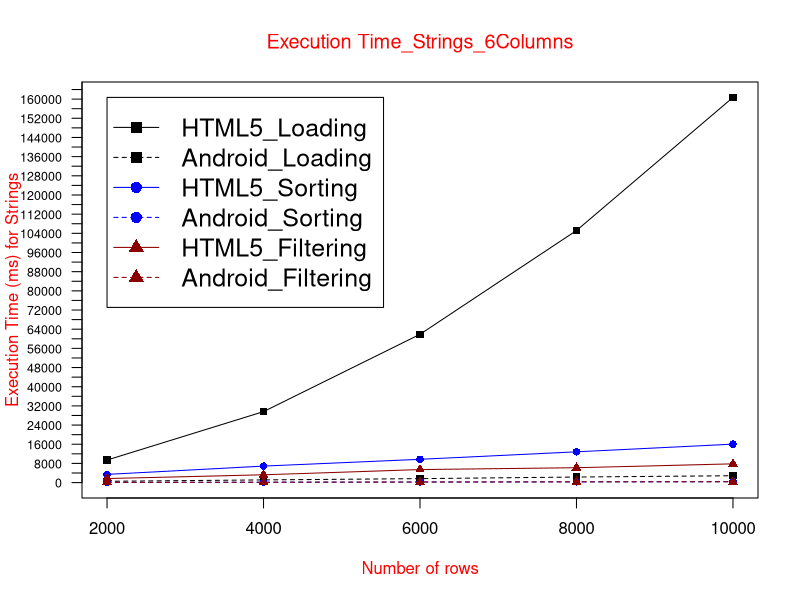

This chart was generated by the following R code:
data <- read.table("ETstr6col.txt", header = TRUE)

max_y <- max(data)
plot_colors <- c("black", "blue", "red4")
png(filename="ETstr6Col.png", height = 1000, width = 1300, bg = "white")
plot(data$HTML5_Loading, type = "o", col = plot_colors[1], pch=15,  ylim=c(0,max_y), axes=FALSE, ann=FALSE)
axis(1, at=1:5, lab=c("2000", "4000", "6000", "8000", "10000"))
axis(2, las=1, at=4000*0:max_y, cex.axis = 0.75)

box()
lines(data$Android_Loading, type="o", pch=15, lty=2, col=plot_colors[1])
lines(data$HTML5_Sorting, type="o", pch=16, lty=1,  col=plot_colors[2])
lines(data$Android_Sorting, type="o", pch=16, lty=2,  col=plot_colors[2])   
lines(data$HTML5_Filtering, type="o", pch=17, lty=1, col=plot_colors[3])
lines(data$Android_Filtering, type="o", pch=17, lty=2,   col=plot_colors[3])

title(main="Execution Time_Strings_6Columns", col.main="red", font.main=6)
title(xlab= "Number of rows", col.lab="red")
title(ylab= "Execution Time (ms) for Strings", col.lab="red")
legend(1, max_y, names(data), cex=1.5, col=c("black", "black","blue", "blue","red4","red4"), pch=c(15,15,16,16,17,17), lty=c(1,2,1,2,1,2));

dev.off()
